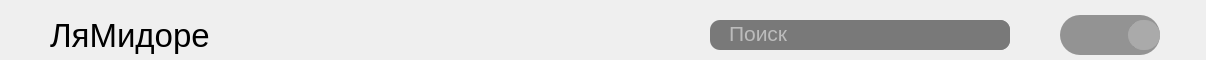
     <widget class="QWidget" name="Header" native="true">
      <property name="maximumSize">
       <size>
        <width>16777215</width>
        <height>60</height>
       </size>
      </property>
      <property name="styleSheet">
       <string notr="true"/>
      </property>
      <layout class="QVBoxLayout" name="verticalLayout_2">
       <property name="spacing">
        <number>0</number>
       </property>
       <property name="leftMargin">
        <number>0</number>
       </property>
       <property name="topMargin">
        <number>10</number>
       </property>
       <property name="rightMargin">
        <number>0</number>
       </property>
       <property name="bottomMargin">
        <number>0</number>
       </property>
       <item>
        <widget class="QWidget" name="horizontalWidget" native="true">
         <layout class="QHBoxLayout" name="horizontalLayout" stretch="0,0,0,0,0">
          <property name="spacing">
           <number>0</number>
          </property>
          <property name="leftMargin">
           <number>0</number>
          </property>
          <property name="topMargin">
           <number>0</number>
          </property>
          <property name="rightMargin">
           <number>0</number>
          </property>
          <property name="bottomMargin">
           <number>0</number>
          </property>
          <item>
           <widget class="QLabel" name="LogoIcon">
            <property name="sizePolicy">
             <sizepolicy hsizetype="Fixed" vsizetype="Fixed">
              <horstretch>0</horstretch>
              <verstretch>0</verstretch>
             </sizepolicy>
            </property>
            <property name="minimumSize">
             <size>
              <width>50</width>
              <height>40</height>
             </size>
            </property>
            <property name="maximumSize">
             <size>
              <width>50</width>
              <height>50</height>
             </size>
            </property>
            <property name="text">
             <string/>
            </property>
            <property name="pixmap">
             <pixmap resource="icons.qrc">:/icons/logo.png</pixmap>
            </property>
           </widget>
          </item>
          <item>
           <widget class="QLabel" name="logo_lbl">
            <property name="font">
             <font>
              <pointsize>25</pointsize>
             </font>
            </property>
            <property name="text">
             <string>ЛяМидоре</string>
            </property>
           </widget>
          </item>
          <item>
           <spacer name="SearchSpacer">
            <property name="orientation">
             <enum>Qt::Horizontal</enum>
            </property>
            <property name="sizeType">
             <enum>QSizePolicy::Expanding</enum>
            </property>
            <property name="sizeHint" stdset="0">
             <size>
              <width>500</width>
              <height>40</height>
             </size>
            </property>
           </spacer>
          </item>
          <item>
           <widget class="QWidget" name="SearchWidget" native="true">
            <property name="minimumSize">
             <size>
              <width>300</width>
              <height>0</height>
             </size>
            </property>
            <property name="maximumSize">
             <size>
              <width>960</width>
              <height>30</height>
             </size>
            </property>
            <property name="styleSheet">
             <string notr="true">border-radius:10px;
background-color: rgb(121, 121, 121);</string>
            </property>
            <layout class="QHBoxLayout" name="horizontalLayout_2">
             <property name="spacing">
              <number>0</number>
             </property>
             <property name="leftMargin">
              <number>0</number>
             </property>
             <property name="topMargin">
              <number>0</number>
             </property>
             <property name="rightMargin">
              <number>0</number>
             </property>
             <property name="bottomMargin">
              <number>0</number>
             </property>
             <item>
              <widget class="QLabel" name="SearchIcon">
               <property name="styleSheet">
                <string notr="true">margin-left: 10px;</string>
               </property>
               <property name="text">
                <string/>
               </property>
               <property name="pixmap">
                <pixmap resource="icons.qrc">:/icons/search_black.svg</pixmap>
               </property>
              </widget>
             </item>
             <item>
              <widget class="QLineEdit" name="SearchInput">
               <property name="minimumSize">
                <size>
                 <width>240</width>
                 <height>30</height>
                </size>
               </property>
               <property name="font">
                <font>
                 <pointsize>16</pointsize>
                </font>
               </property>
               <property name="styleSheet">
                <string notr="true">color: rgb(255, 255, 255);
font-opacity: 0.5;</string>
               </property>
               <property name="alignment">
                <set>Qt::AlignLeading|Qt::AlignLeft|Qt::AlignTop</set>
               </property>
               <property name="placeholderText">
                <string>Поиск</string>
               </property>
              </widget>
             </item>
            </layout>
           </widget>
          </item>
          <item>
           <widget class="QFrame" name="ThemeFrame">
            <property name="minimumSize">
             <size>
              <width>0</width>
              <height>50</height>
             </size>
            </property>
            <property name="maximumSize">
             <size>
              <width>270</width>
              <height>270</height>
             </size>
            </property>
            <property name="styleSheet">
             <string notr="true"> QSlider{
	background: rgba(10, 10, 10, 0.4);
	border-radius: 20px;
}
QSlider::groove:horizontal {  
	height: 20px;
	background-color: rgb(170, 170, 170);
	margin: 0px;
	border-radius: 10px;
	background: rgba(0, 0, 0, 0);
}
QSlider::handle:horizontal {
	background: #AAAAAA;
	border: 1px solid #AAAAAA;
	width: 30px;
	margin: -5px 0; 
	border-radius: 15px;
}</string>
            </property>
            <layout class="QHBoxLayout" name="horizontalLayout_3">
             <property name="spacing">
              <number>0</number>
             </property>
             <property name="leftMargin">
              <number>0</number>
             </property>
             <property name="topMargin">
              <number>0</number>
             </property>
             <property name="rightMargin">
              <number>0</number>
             </property>
             <property name="bottomMargin">
              <number>0</number>
             </property>
             <item>
              <widget class="QLabel" name="SunIcon">
               <property name="minimumSize">
                <size>
                 <width>50</width>
                 <height>50</height>
                </size>
               </property>
               <property name="maximumSize">
                <size>
                 <width>50</width>
                 <height>50</height>
                </size>
               </property>
               <property name="text">
                <string/>
               </property>
               <property name="pixmap">
                <pixmap resource="icons.qrc">:/icons/sun.svg</pixmap>
               </property>
              </widget>
             </item>
             <item>
              <widget class="QSlider" name="ThemeSlider">
               <property name="minimumSize">
                <size>
                 <width>100</width>
                 <height>40</height>
                </size>
               </property>
               <property name="maximumSize">
                <size>
                 <width>100</width>
                 <height>40</height>
                </size>
               </property>
               <property name="styleSheet">
                <string notr="true"/>
               </property>
               <property name="maximum">
                <number>1</number>
               </property>
               <property name="sliderPosition">
                <number>1</number>
               </property>
               <property name="orientation">
                <enum>Qt::Horizontal</enum>
               </property>
              </widget>
             </item>
             <item>
              <widget class="QLabel" name="MoonIcon">
               <property name="minimumSize">
                <size>
                 <width>46</width>
                 <height>45</height>
                </size>
               </property>
               <property name="maximumSize">
                <size>
                 <width>50</width>
                 <height>50</height>
                </size>
               </property>
               <property name="text">
                <string/>
               </property>
               <property name="pixmap">
                <pixmap resource="icons.qrc">:/icons/moon.png</pixmap>
               </property>
              </widget>
             </item>
            </layout>
           </widget>
          </item>
         </layout>
        </widget>
       </item>
      </layout>
     </widget>
